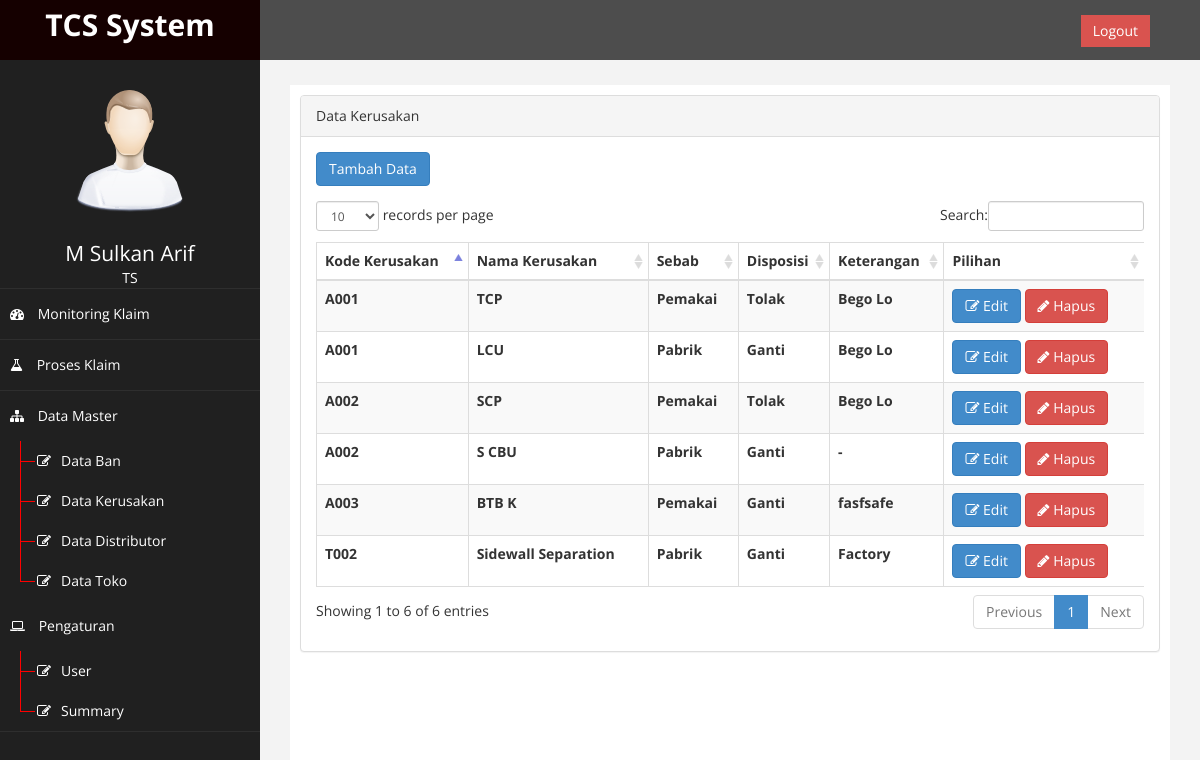
Page /?page=kerusakan (signed in) on the committed database.
### tables this page shows
CREATE TABLE `db_kerusakan` (
  `id_kerusakan` int(11) NOT NULL AUTO_INCREMENT,
  `kode_kerusakan` varchar(20) NOT NULL,
  `nama_kerusakan` varchar(100) NOT NULL,
  `sebab` enum('Pabrik','Pemakai') NOT NULL,
  `disposisi` enum('Ganti','Tolak') NOT NULL,
  `keterangan` varchar(100) NOT NULL,
  PRIMARY KEY (`id_kerusakan`)
);

### page/master/kerusakan/kerusakan.php (the view, shortened to what this page needs)
<?php
$result = mysqli_query($conn, "SELECT * FROM db_kerusakan" );
 ?>
<div class="row">
                <div class="col-md-12">
                    <div class="panel panel-default">
                        <div class ="panel-heading">
                             Data Kerusakan
                        </div>
                        <div class="panel-body">
                            <a href="?page=kerusakan&aksi=tambah_kerusakan" class="btn btn-primary" style="margin-bottom: 15px">Tambah Data</a>
                            <div class="table-responsive">
                                <table class="table table-striped table-bordered table-hover"  id="dataTables-example">
                                    <thead>
                                        <tr>
                                            <th>Kode Kerusakan</th>
                                            <th>Nama Kerusakan</th>
                                            <th>Sebab</th>
                                            <th>Disposisi</th>
                                            <th>Keterangan</th>
                                            <th>Pilihan</th>
                                        </tr>
                                    </thead>
                                      <tbody>
                                    <?php
                                    while($row = $result->fetch_assoc()) {
                                    ?>
                                    <tr>
                                            <th><?php echo $row["kode_kerusakan"]; ?></th>
                                            <th><?php echo $row["nama_kerusakan"]; ?></th>
                                            <th><?php echo $row["sebab"]; ?></th>
                                            <th><?php echo $row["disposisi"]; ?></th>
                                            <th><?php echo $row["keterangan"]; ?></th>
                                            <th>
                                                <a href="?page=kerusakan&aksi=edit&id_kerusakan=<?php echo $row ['id_kerusakan'] ?>" class="btn btn-primary"><i class="fa fa-edit "></i> Edit</a>
                                                <a onclick="return confirm ('Data akan di hapus, Anda Yakin ......?') " href="?page=kerusakan&aksi=hapus&id_kerusakan=<?php echo $row ['id_kerusakan']; ?>" class="btn btn-danger"><i class="fa fa-pencil"></i> Hapus</a>
                                            </th>
                                    </tr>
                                    <?php } ?>
                                    </tbody>
                                </table>
                            </div>
                        </div>
                    </div>
</div>

### assets/css/custom.css (style rules this page uses)
body { font-family: 'Open Sans', sans-serif; }

### rows in the picture
db_kerusakan: kode_kerusakan "T002", nama_kerusakan "Sidewall Separation", sebab "Pabrik", disposisi "Ganti", keterangan "Factory"
db_kerusakan: kode_kerusakan "A002", nama_kerusakan "SCP", sebab "Pemakai", disposisi "Tolak", keterangan "Bego Lo"
db_kerusakan: kode_kerusakan "A002", nama_kerusakan "S CBU", sebab "Pabrik", disposisi "Ganti", keterangan "-"
db_kerusakan: kode_kerusakan "A001", nama_kerusakan "TCP", sebab "Pemakai", disposisi "Tolak", keterangan "Bego Lo"
db_kerusakan: kode_kerusakan "A003", nama_kerusakan "BTB K", sebab "Pemakai", disposisi "Ganti", keterangan "fasfsafe"
db_kerusakan: kode_kerusakan "A001", nama_kerusakan "LCU", sebab "Pabrik", disposisi "Ganti", keterangan "Bego Lo"

### other values in the picture
$_SESSION['nama'] "M Sulkan Arif"
$_SESSION['akses'] "TS"
